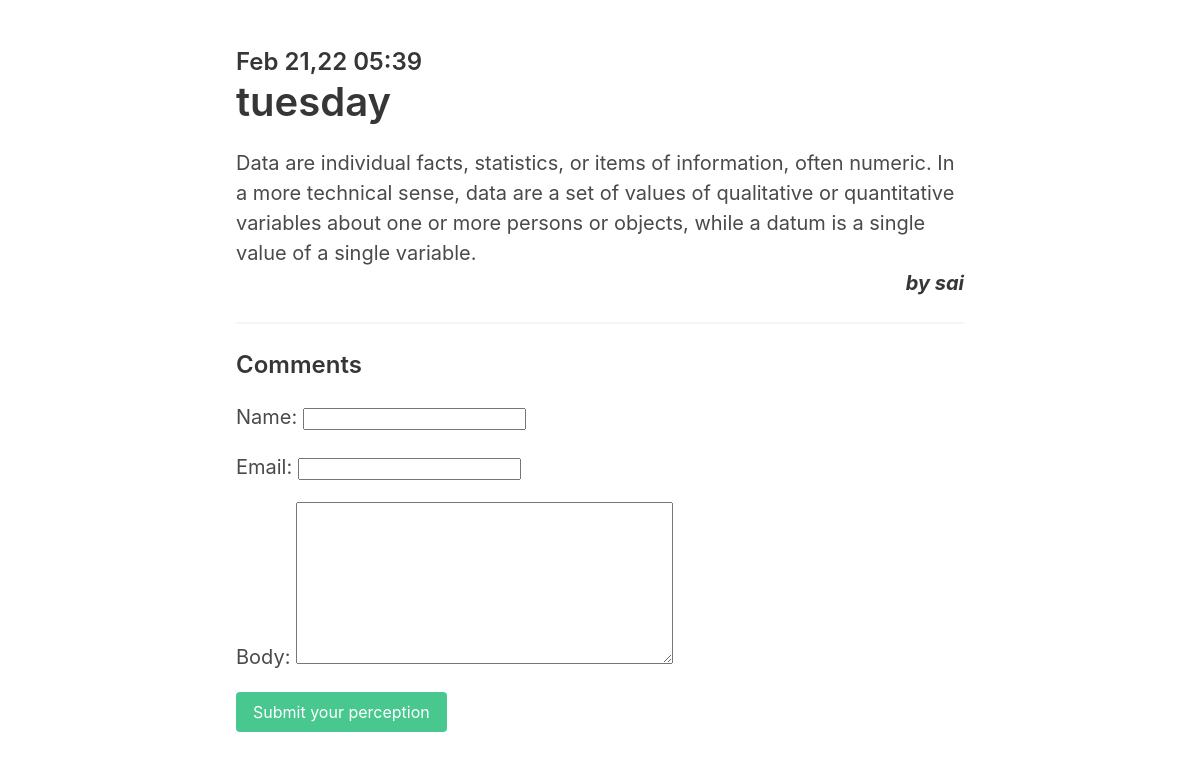
Page /postdetail/39 on the earlier database version.
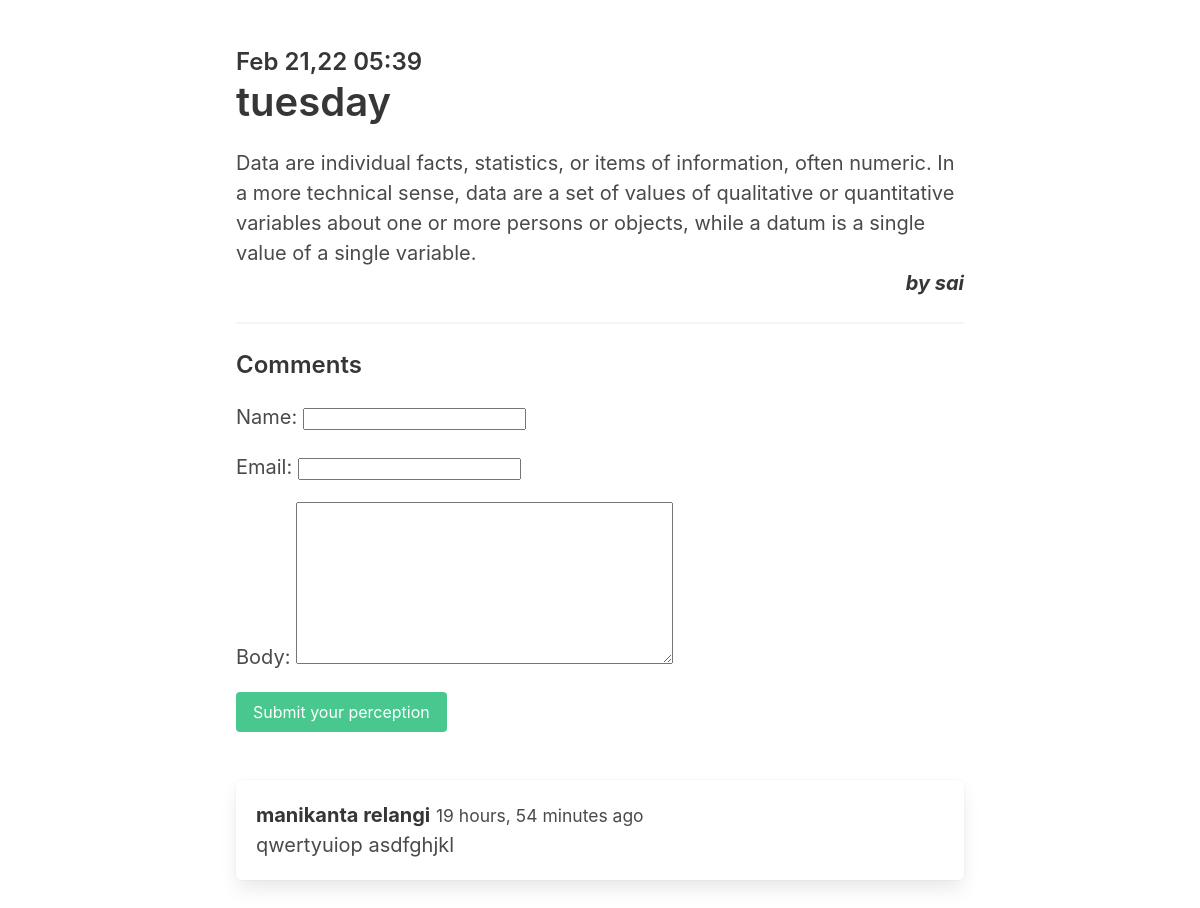
Same page on the later database version.
### myapi/models.py (models this page shows, shortened)
class comment(models.Model):
    post = models.ForeignKey(Posts,null=True,related_name="comments",on_delete=models.CASCADE)
    name = models.CharField(max_length=100)
    email = models.EmailField()
    body = models.TextField()
    createdat = models.DateTimeField(blank=True,default=timezone.now)

### myapi/views.py (the view)
# urls.py: path('postdetail/<int:id>',postdetail,name="postdetail"),
def postdetail(request,id):
    pdata= Posts.objects.get(id=id)
    if request.method == 'POST':
        form = CommentForm(request.POST)
        if form.is_valid():
            comment = form.save(commit=False)
            comment.pdata = pdata
            comment.save()
            return redirect('postdetail',id=id)
    else:
        form = CommentForm()
    return render(request, "post_detail.html", {'pdata': pdata, 'form': form})

### myapi/forms.py
class CommentForm(forms.ModelForm):
    class Meta:
        model = comment
        fields = ('name', 'email', 'body')

### myapi/models.py (called while the page is built)
        def __str__(self):
            return self.Username

### myapi/templates/post_detail.html (shortened to what this page needs)
<!DOCTYPE html>
<html lang="en">
<head>
    <link rel="stylesheet" href="https://unpkg.com/bulma@0.9.3/css/bulma.min.css" />
  <link href="https://stackpath.bootstrapcdn.com/font-awesome/4.7.0/css/font-awesome.min.css" rel="stylesheet"
>
</head>
<body>
{% block body %}
<section class="section">
          <div class="columns">
            <div class="column is-8 is-offset-2">
              <div class="content is-medium">
                <h2 class="subtitle is-4">{{pdata.date|date:'M d,y h:i'}}</h2>
                <h1 class="title">{{pdata.title}}</h1>
                <p>
                    {{pdata.content}}
                    <br><strong class="h3">by {{pdata.Username}}</strong><br>
                </p>
                  <hr>
                  <h2 class="subtitle is-4">Comments</h2>
                <form method="post" class="mb-6">
                    {{form.as_p}}
                    <div class="field">
                        <div class="control">
                            <button class="button is-success">Submit your perception</button>
                        </div>
                    </div>
                </form>
                  {% for comment in pdata.comments.all %}
                    <article class="media box">
                        <div class="media-content">
                            <strong>{{comment.name}}</strong> <small>{{comment.createdat|timesince}} ago</small> <br>
                                {{comment.body}}
                        </div>
                    </article>
                  {% endfor %}
              </div>
            </div>
          </div>
        </section>
{% endblock %}
</body>
</html>

Differences in the rows shown:
added comment: name "manikanta relangi", createdat "19 hours, 54 minutes", body "qwertyuiop asdfghjkl"
